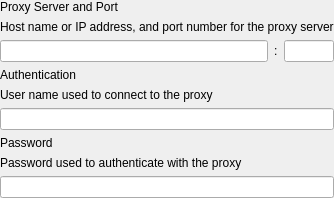
    <widget class="QWidget" name="proxyManual" native="true">
     <layout class="QVBoxLayout" name="verticalLayout_2">
      <property name="leftMargin">
       <number>0</number>
      </property>
      <property name="topMargin">
       <number>0</number>
      </property>
      <property name="rightMargin">
       <number>0</number>
      </property>
      <property name="bottomMargin">
       <number>0</number>
      </property>
      <item>
       <widget class="QLabel" name="label_9">
        <property name="text">
         <string>Proxy Server and Port</string>
        </property>
       </widget>
      </item>
      <item>
       <widget class="QLabel" name="lTip_8">
        <property name="text">
         <string>Host name or IP address, and port number for the proxy server</string>
        </property>
       </widget>
      </item>
      <item>
       <layout class="QHBoxLayout" name="horizontalLayout_2">
        <item>
         <widget class="QLineEdit" name="proxyHost"/>
        </item>
        <item>
         <widget class="QLabel" name="label_10">
          <property name="text">
           <string>:</string>
          </property>
         </widget>
        </item>
        <item>
         <widget class="QLineEdit" name="proxyPort">
          <property name="maximumSize">
           <size>
            <width>50</width>
            <height>16777215</height>
           </size>
          </property>
         </widget>
        </item>
       </layout>
      </item>
      <item>
       <widget class="QLabel" name="label_11">
        <property name="text">
         <string>Authentication</string>
        </property>
       </widget>
      </item>
      <item>
       <widget class="QLabel" name="lTip_9">
        <property name="text">
         <string>User name used to connect to the proxy</string>
        </property>
       </widget>
      </item>
      <item>
       <widget class="QLineEdit" name="proxyUser"/>
      </item>
      <item>
       <widget class="QLabel" name="label_12">
        <property name="text">
         <string>Password</string>
        </property>
       </widget>
      </item>
      <item>
       <widget class="QLabel" name="lTip_10">
        <property name="text">
         <string>Password used to authenticate with the proxy</string>
        </property>
       </widget>
      </item>
      <item>
       <widget class="QLineEdit" name="proxyPassword">
        <property name="echoMode">
         <enum>QLineEdit::Password</enum>
        </property>
       </widget>
      </item>
     </layout>
    </widget>
